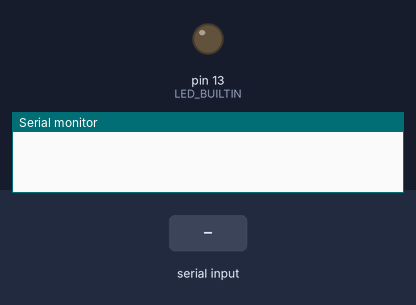
Bench run of a sketch on a simulated Arduino Uno, built with avr-gcc and run on an emulated ATmega328P. Parts: output pins drawn as LEDs (lit = HIGH), the last lines printed to the serial monitor. Dashed ring = blinking. The inputs (shaded band) are chosen by the test bench.

Above: at 1.2 s.
1.3 s: "on 90\n" received over Serial
At 1.7 s:
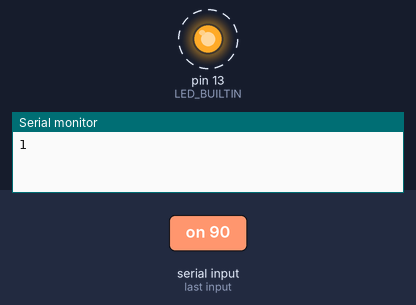
Timing chart, 0 to 10.3 s (numbered marks = the images above; inputs shaded):
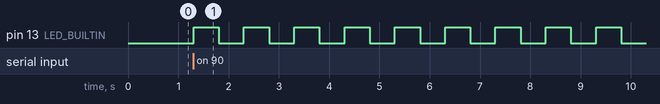

Measured:
- after the input at 1.3 s, pin 13 (LED_BUILTIN): alternates HIGH for 0.50 s and LOW for 0.50 s, starting at once

The sketch:

arduino_code.ino
```cpp
void setup() {
  // put your setup code here, to run once:
  Serial.begin(9600);
  pinMode(LED_BUILTIN, OUTPUT);
}

void loop() {
  // put your main code here, to run repeatedly:
  if (Serial.available() > 0) {
    String command = Serial.readStringUntil('\n');
    if (command.startsWith("on ")) {
      Serial.write("1");
      int num = command.substring(3).toInt();
      for (int i = 0; i < num; i++) {
        digitalWrite(LED_BUILTIN, HIGH);
        delay(500);
        digitalWrite(LED_BUILTIN, LOW);
        delay(500);
      }
      digitalWrite(LED_BUILTIN, HIGH);
    }
    else if (command == "off") {
      digitalWrite(LED_BUILTIN, LOW);
      Serial.write("0");
    }
    //Serial.println("value: " + command);
  }
}
```
